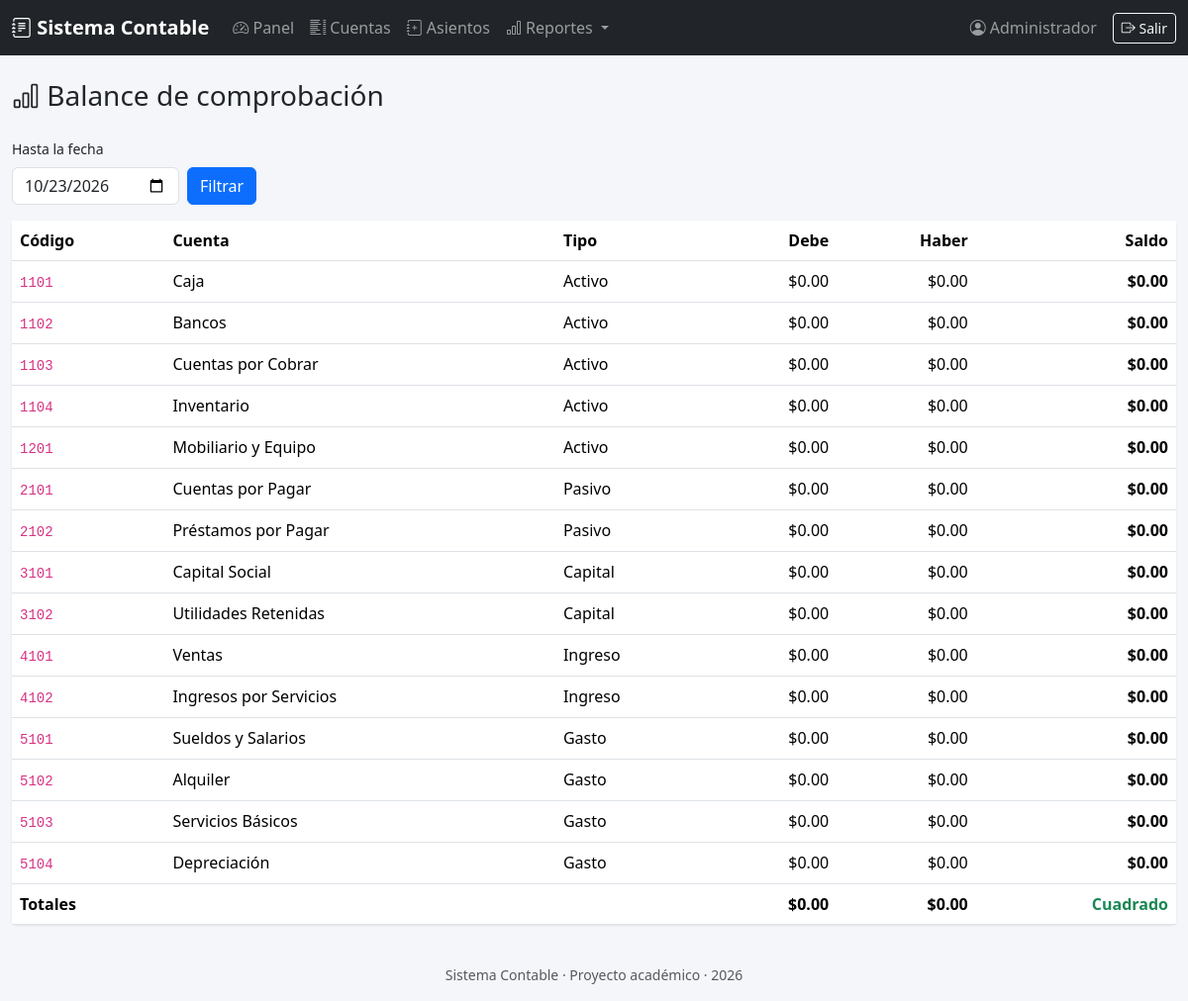
The page /reportes/balance (signed in) on the database its author committed.
### tables this page shows
CREATE TABLE cuentas (
    id INT AUTO_INCREMENT PRIMARY KEY,
    codigo VARCHAR(20) NOT NULL UNIQUE,
    nombre VARCHAR(150) NOT NULL,
    tipo ENUM('activo', 'pasivo', 'capital', 'ingreso', 'gasto') NOT NULL,
    naturaleza ENUM('deudora', 'acreedora') NOT NULL,
    activa TINYINT(1) NOT NULL DEFAULT 1,
    creado_en DATETIME DEFAULT CURRENT_TIMESTAMP
);

### app/Core/Controller.php (called while the page is built, shortened)
<?php
abstract class Controller
{
    protected function vista(string $vista, array $datos = []): void
    {
        require __DIR__ . '/../Views/layout.php';
    }
}

### app/Controllers/ReporteController.php (called while the page is built, shortened)
<?php
class ReporteController extends Controller
{
    public function balanceComprobacion(): void
    {
        $hasta = $_GET['hasta'] ?? date('Y-m-d');
        $asientos = new Asiento();
        $filas = $asientos->balanceComprobacion($hasta);
        $totales = [
            'debe' => array_sum(array_column($filas, 'total_debe')),
            'haber' => array_sum(array_column($filas, 'total_haber')),
        ];
        $this->vista('reportes/balance_comprobacion', [
            'titulo' => 'Balance de comprobación',
            'filas' => $filas,
            'totales' => $totales,
            'hasta' => $hasta,
        ]);
    }
}

### public/index.php (called while the page is built, shortened)
<?php
spl_autoload_register(function (string $clase) {
    $prefijo = 'App\\';
    $rutaRelativa = str_replace('\\', '/', substr($clase, strlen($prefijo)));
    $archivo = __DIR__ . '/../app/' . $rutaRelativa . '.php';
});
$config = require __DIR__ . '/../config/config.php';
$router = new Router();
$router->get('/login', 'AuthController', 'mostrarLogin');
$router->post('/login', 'AuthController', 'login');
$router->get('/logout', 'AuthController', 'logout');
$router->get('/', 'DashboardController', 'index');
$router->get('/cuentas', 'CuentaController', 'index');
$router->get('/cuentas/nueva', 'CuentaController', 'crearForm');
$router->post('/cuentas', 'CuentaController', 'crear');
$router->get('/cuentas/{id}/editar', 'CuentaController', 'editarForm');
$router->post('/cuentas/{id}', 'CuentaController', 'actualizar');
$router->post('/cuentas/{id}/desactivar', 'CuentaController', 'desactivar');
$router->get('/asientos', 'AsientoController', 'index');
$router->get('/asientos/nuevo', 'AsientoController', 'crearForm');
$router->post('/asientos', 'AsientoController', 'crear');
$router->get('/asientos/{id}', 'AsientoController', 'ver');
$router->get('/reportes/balance', 'ReporteController', 'balanceComprobacion');
$router->get('/reportes/mayor', 'ReporteController', 'mayor');
$router->get('/reportes/resultados', 'ReporteController', 'estadoResultados');
$uri = parse_url($_SERVER['REQUEST_URI'], PHP_URL_PATH) ?? '/';
$uri = rtrim($uri, '/');
$router->resolver($_SERVER['REQUEST_METHOD'], $uri);

### config/config.php (called while the page is built, shortened)
<?php
$rutaEnv = __DIR__ . '/../.env';
if (!function_exists('env')) {
    function env(string $clave, $defecto = null)
    {
        $valor = getenv($clave);
        return $valor === false ? $defecto : $valor;
    }
}
return [
    'app' => [
        'nombre' => env('APP_NOMBRE', 'Sistema Contable'),
        'base' => rtrim(env('APP_BASE', ''), '/'),
        'debug' => env('APP_DEBUG', 'true') === 'true',
    ],
    'db' => [
        'host' => env('DB_HOST', '127.0.0.1'),
        'port' => env('DB_PORT', '3306'),
        'name' => env('DB_NAME', 'sistema_contable'),
        'user' => env('DB_USER', 'root'),
        'pass' => env('DB_PASS', ''),
    ],
];

### app/Core/Database.php (called while the page is built, shortened)
<?php
class Database
{
    private static ?PDO $conexion = null;
    public static function conectar(): PDO
    {
        if (self::$conexion === null) {
            $config = require __DIR__ . '/../../config/config.php';
            $db = $config['db'];
            $dsn = sprintf(
                'mysql:host=%s;port=%s;dbname=%s;charset=utf8mb4',
                $db['host'],
                $db['port'],
                $db['name']
            );
            try {
                self::$conexion = new PDO($dsn, $db['user'], $db['pass'], [
                    PDO::ATTR_ERRMODE => PDO::ERRMODE_EXCEPTION,
                    PDO::ATTR_DEFAULT_FETCH_MODE => PDO::FETCH_ASSOC,
                    PDO::ATTR_EMULATE_PREPARES => false,
                ]);
            } catch (PDOException $e) {
                http_response_code(500);
                die(
                    '<div style="font-family:sans-serif;padding:2rem;color:#b00">'
                    . '<h2>No se pudo conectar a la base de datos</h2>'
                    . '<p>Revisa que MySQL esté corriendo en Laragon y que el archivo .env tenga los datos correctos.</p>'
                    . '<p><small>' . htmlspecialchars($e->getMessage()) . '</small></p>'
                    . '</div>'
                );
            }
        }
        return self::$conexion;
    }
}

### app/Core/Model.php (called while the page is built, shortened)
<?php
abstract class Model
{
    public function __construct()
    {
        $this->db = Database::conectar();
    }
}

### app/Models/Asiento.php (called while the page is built, shortened)
<?php
class Asiento extends Model
{
    public function balanceComprobacion(?string $hasta = null): array
    {
        $sql = 'SELECT c.id, c.codigo, c.nombre, c.tipo, c.naturaleza,
                       COALESCE(SUM(m.debe), 0) AS total_debe,
                       COALESCE(SUM(m.haber), 0) AS total_haber
                FROM cuentas c
                LEFT JOIN (
                    SELECT d.cuenta_id, d.debe, d.haber
                    FROM asiento_detalles d
                    JOIN asientos a ON a.id = d.asiento_id'
                    . ($hasta ? ' WHERE a.fecha <= ?' : '') . '
                ) m ON m.cuenta_id = c.id
                GROUP BY c.id
                ORDER BY c.codigo';
        $stmt = $this->db->prepare($sql);
        $stmt->execute($hasta ? [$hasta] : []);
        $filas = $stmt->fetchAll();
        foreach ($filas as &$fila) {
            $saldo = $fila['naturaleza'] === 'deudora'
                ? $fila['total_debe'] - $fila['total_haber']
                : $fila['total_haber'] - $fila['total_debe'];
        }
        return $filas;
    }
}

### app/Views/reportes/balance_comprobacion.php (the view)
<h3 class="mb-4"><i class="bi bi-bar-chart"></i> Balance de comprobación</h3>
<form method="get" action="/reportes/balance" class="row g-2 mb-3">
    <div class="col-auto">
        <label class="form-label small">Hasta la fecha</label>
        <input type="date" name="hasta" class="form-control" value="<?= htmlspecialchars($hasta) ?>">
    </div>
    <div class="col-auto align-self-end">
        <button type="submit" class="btn btn-primary">Filtrar</button>
    </div>
</form>
<div class="card">
    <div class="table-responsive">
        <table class="table mb-0">
            <thead>
                <tr><th>Código</th><th>Cuenta</th><th>Tipo</th><th class="text-end">Debe</th><th class="text-end">Haber</th><th class="text-end">Saldo</th></tr>
            </thead>
            <tbody>
            <?php foreach ($filas as $f): ?>
                <tr>
                    <td><code><?= htmlspecialchars($f['codigo']) ?></code></td>
                    <td><?= htmlspecialchars($f['nombre']) ?></td>
                    <td><?= \App\Models\Cuenta::ETIQUETAS_TIPO[$f['tipo']] ?? $f['tipo'] ?></td>
                    <td class="text-end">$<?= number_format($f['total_debe'], 2) ?></td>
                    <td class="text-end">$<?= number_format($f['total_haber'], 2) ?></td>
                    <td class="text-end fw-bold"><?= $f['saldo'] < 0 ? '-$' . number_format(abs($f['saldo']), 2) : '$' . number_format($f['saldo'], 2) ?></td>
                </tr>
            <?php endforeach; ?>
            </tbody>
            <tfoot>
                <tr class="fw-bold">
                    <td colspan="3">Totales</td>
                    <td class="text-end">$<?= number_format($totales['debe'], 2) ?></td>
                    <td class="text-end">$<?= number_format($totales['haber'], 2) ?></td>
                    <td class="text-end">
                        <?= abs($totales['debe'] - $totales['haber']) < 0.01
                            ? '<span class="text-success">Cuadrado</span>'
                            : '<span class="text-danger">Descuadrado</span>' ?>
                    </td>
                </tr>
            </tfoot>
        </table>
    </div>
</div>

### app/Core/Router.php (shortened to what this page needs)
<?php
class Router
{
    private array $rutas = [];
    private function agregar(string $metodo, string $ruta, string $controlador, string $accion): void
    {
        $this->rutas[] = compact('metodo', 'ruta', 'controlador', 'accion');
    }
    public function resolver(string $metodo, string $uriPath): void
    {
        foreach ($this->rutas as $r) {
            if ($r['metodo'] !== $metodo) {
                continue;
            }
            $patron = preg_replace('#\{[a-zA-Z_]+\}#', '([^/]+)', $r['ruta']);
            $patron = '#^' . $patron . '$#';
            if (preg_match($patron, $uriPath, $coincidencias)) {
                array_shift($coincidencias);
                $this->despachar($r['controlador'], $r['accion'], $coincidencias);
                return;
            }
        }
    }
    private function despachar(string $nombreControlador, string $accion, array $parametros): void
    {
        $controlador = new $clase();
        call_user_func_array([$controlador, $accion], $parametros);
    }
}

### app/Views/layout.php (style rules this page uses)
body { background-color: #f4f6f9; }
.card { border: none; box-shadow: 0 1px 3px rgba(0,0,0,.08); }
table.table thead { background-color: #eef1f6; }

### rows shown on the page
cuentas: codigo "1101", nombre "Caja", tipo "Activo", total_debe "0.00", total_haber "0.00", saldo "0.00"
cuentas: codigo "1102", nombre "Bancos", tipo "Activo", total_debe "0.00", total_haber "0.00", saldo "0.00"
cuentas: codigo "1103", nombre "Cuentas por Cobrar", tipo "Activo", total_debe "0.00", total_haber "0.00", saldo "0.00"
cuentas: codigo "1104", nombre "Inventario", tipo "Activo", total_debe "0.00", total_haber "0.00", saldo "0.00"
cuentas: codigo "1201", nombre "Mobiliario y Equipo", tipo "Activo", total_debe "0.00", total_haber "0.00", saldo "0.00"
cuentas: codigo "2101", nombre "Cuentas por Pagar", tipo "Pasivo", total_debe "0.00", total_haber "0.00", saldo "0.00"
cuentas: codigo "2102", nombre "Préstamos por Pagar", tipo "Pasivo", total_debe "0.00", total_haber "0.00", saldo "0.00"
cuentas: codigo "3101", nombre "Capital Social", tipo "Capital", total_debe "0.00", total_haber "0.00", saldo "0.00"
cuentas: codigo "3102", nombre "Utilidades Retenidas", tipo "Capital", total_debe "0.00", total_haber "0.00", saldo "0.00"
cuentas: codigo "4101", nombre "Ventas", tipo "Ingreso", total_debe "0.00", total_haber "0.00", saldo "0.00"
cuentas: codigo "4102", nombre "Ingresos por Servicios", tipo "Ingreso", total_debe "0.00", total_haber "0.00", saldo "0.00"
cuentas: codigo "5101", nombre "Sueldos y Salarios", tipo "Gasto", total_debe "0.00", total_haber "0.00", saldo "0.00"
cuentas: codigo "5102", nombre "Alquiler", tipo "Gasto", total_debe "0.00", total_haber "0.00", saldo "0.00"
cuentas: codigo "5103", nombre "Servicios Básicos", tipo "Gasto", total_debe "0.00", total_haber "0.00", saldo "0.00"
cuentas: codigo "5104", nombre "Depreciación", tipo "Gasto", total_debe "0.00", total_haber "0.00", saldo "0.00"

### other values the page prints
$totales['debe'] "0.00"
$totales['haber'] "0.00"
